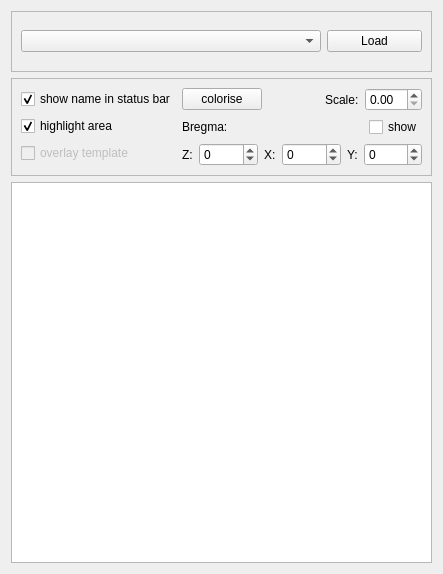
<?xml version="1.0" encoding="UTF-8"?>
<ui version="4.0">
 <class>ara_explorer</class>
 <widget class="QWidget" name="ara_explorer">
  <property name="geometry">
   <rect>
    <x>0</x>
    <y>0</y>
    <width>443</width>
    <height>574</height>
   </rect>
  </property>
  <property name="minimumSize">
   <size>
    <width>443</width>
    <height>500</height>
   </size>
  </property>
  <property name="windowTitle">
   <string>Form</string>
  </property>
  <layout class="QVBoxLayout" name="verticalLayout_3">
   <item>
    <widget class="QFrame" name="load_frame">
     <property name="sizePolicy">
      <sizepolicy hsizetype="Preferred" vsizetype="Fixed">
       <horstretch>0</horstretch>
       <verstretch>0</verstretch>
      </sizepolicy>
     </property>
     <property name="minimumSize">
      <size>
       <width>0</width>
       <height>61</height>
      </size>
     </property>
     <property name="frameShape">
      <enum>QFrame::StyledPanel</enum>
     </property>
     <property name="frameShadow">
      <enum>QFrame::Raised</enum>
     </property>
     <layout class="QHBoxLayout" name="horizontalLayout_5">
      <item>
       <widget class="QComboBox" name="araName_comboBox"/>
      </item>
      <item>
       <widget class="QPushButton" name="load_pushButton">
        <property name="maximumSize">
         <size>
          <width>95</width>
          <height>16777215</height>
         </size>
        </property>
        <property name="text">
         <string>Load</string>
        </property>
       </widget>
      </item>
     </layout>
    </widget>
   </item>
   <item>
    <widget class="QFrame" name="frame">
     <property name="sizePolicy">
      <sizepolicy hsizetype="Preferred" vsizetype="Fixed">
       <horstretch>0</horstretch>
       <verstretch>0</verstretch>
      </sizepolicy>
     </property>
     <property name="minimumSize">
      <size>
       <width>0</width>
       <height>80</height>
      </size>
     </property>
     <property name="frameShape">
      <enum>QFrame::StyledPanel</enum>
     </property>
     <property name="frameShadow">
      <enum>QFrame::Raised</enum>
     </property>
     <layout class="QHBoxLayout" name="horizontalLayout_4">
      <item>
       <layout class="QVBoxLayout" name="verticalLayout">
        <item>
         <widget class="QCheckBox" name="statusBarName_checkBox">
          <property name="text">
           <string>show name in status bar</string>
          </property>
          <property name="checked">
           <bool>true</bool>
          </property>
         </widget>
        </item>
        <item>
         <widget class="QCheckBox" name="highlightArea_checkBox">
          <property name="text">
           <string>highlight area</string>
          </property>
          <property name="checked">
           <bool>true</bool>
          </property>
         </widget>
        </item>
        <item>
         <widget class="QCheckBox" name="overlayTemplate_checkBox">
          <property name="enabled">
           <bool>false</bool>
          </property>
          <property name="text">
           <string>overlay template</string>
          </property>
          <property name="checked">
           <bool>false</bool>
          </property>
         </widget>
        </item>
       </layout>
      </item>
      <item>
       <layout class="QVBoxLayout" name="verticalLayout_2">
        <item>
         <layout class="QHBoxLayout" name="horizontalLayout_3">
          <item>
           <widget class="QPushButton" name="colorise_pushButton">
            <property name="text">
             <string>colorise</string>
            </property>
           </widget>
          </item>
          <item>
           <spacer name="horizontalSpacer_2">
            <property name="orientation">
             <enum>Qt::Horizontal</enum>
            </property>
            <property name="sizeHint" stdset="0">
             <size>
              <width>40</width>
              <height>20</height>
             </size>
            </property>
           </spacer>
          </item>
          <item>
           <widget class="QLabel" name="scale_label">
            <property name="text">
             <string>Scale:</string>
            </property>
            <property name="buddy">
             <cstring>scale_doubleSpinBox</cstring>
            </property>
           </widget>
          </item>
          <item>
           <widget class="QDoubleSpinBox" name="scale_doubleSpinBox"/>
          </item>
         </layout>
        </item>
        <item>
         <layout class="QHBoxLayout" name="horizontalLayout">
          <item>
           <widget class="QLabel" name="label">
            <property name="text">
             <string>Bregma:</string>
            </property>
           </widget>
          </item>
          <item>
           <spacer name="horizontalSpacer">
            <property name="orientation">
             <enum>Qt::Horizontal</enum>
            </property>
            <property name="sizeHint" stdset="0">
             <size>
              <width>40</width>
              <height>20</height>
             </size>
            </property>
           </spacer>
          </item>
          <item>
           <widget class="QCheckBox" name="showBregma_checkBox">
            <property name="text">
             <string>show</string>
            </property>
           </widget>
          </item>
         </layout>
        </item>
        <item>
         <layout class="QHBoxLayout" name="horizontalLayout_2">
          <item>
           <widget class="QLabel" name="z_label">
            <property name="text">
             <string>Z:</string>
            </property>
            <property name="buddy">
             <cstring>z_spinBox</cstring>
            </property>
           </widget>
          </item>
          <item>
           <widget class="QSpinBox" name="z_spinBox">
            <property name="minimum">
             <number>-99999</number>
            </property>
            <property name="maximum">
             <number>99999</number>
            </property>
           </widget>
          </item>
          <item>
           <widget class="QLabel" name="x_label">
            <property name="text">
             <string>X:</string>
            </property>
            <property name="buddy">
             <cstring>x_spinBox</cstring>
            </property>
           </widget>
          </item>
          <item>
           <widget class="QSpinBox" name="x_spinBox">
            <property name="minimum">
             <number>-99999</number>
            </property>
            <property name="maximum">
             <number>99999</number>
            </property>
           </widget>
          </item>
          <item>
           <widget class="QLabel" name="y_label">
            <property name="text">
             <string>Y:</string>
            </property>
            <property name="buddy">
             <cstring>y_spinBox</cstring>
            </property>
           </widget>
          </item>
          <item>
           <widget class="QSpinBox" name="y_spinBox">
            <property name="minimum">
             <number>-99999</number>
            </property>
            <property name="maximum">
             <number>99999</number>
            </property>
           </widget>
          </item>
         </layout>
        </item>
       </layout>
      </item>
     </layout>
    </widget>
   </item>
   <item>
    <widget class="QTreeView" name="brainArea_treeView"/>
   </item>
  </layout>
 </widget>
 <resources/>
 <connections/>
</ui>
